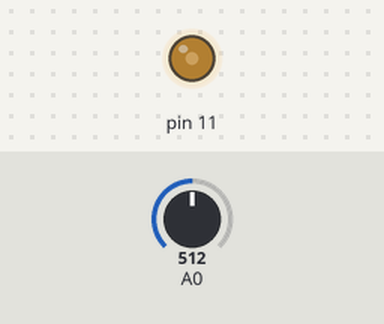
The sketch below on a simulated Arduino Uno, built with avr-gcc and run on an emulated ATmega328P. Parts: output pins drawn as LEDs (lit = HIGH). Inputs (shaded band) come from the test bench; at power-on: A0 = 512. What the sketch prints to the serial monitor is not drawn.

Above: at 0.2 s.
Timing chart, 0 to 40.0 s (numbered marks = the images above):
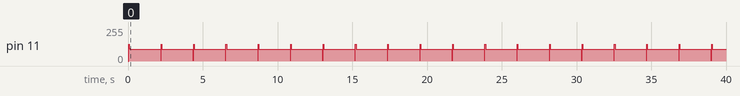

The sketch:

senoide_osciloscopio_075.ino
```cpp
/**
 * Senóide sai do pino D11 e a leitura é no pino A0. O filtro RC passa baixa deve ir do 11 até o GND com saída em A0. Resistor no 11, capacitor no GND.
 */

unsigned char seno[20] = {128,167,202,231,249,255,249,231,202,167,128,88,53,24,6,0,6,24,53,88};

int leituras[500]= {128,167,202,231,249,255,249,231,202,167,128,88,53,24,6,0,6,24,53,88};
int j = 0;
int pronto = 0;

void init_PWM(){
  // ConfiguraÃ§Ãµes do Timer/Counter 2 para modo Fast PWM
  DDRB = 0b00001000; // pino digital 11 do Arduino (OC2A) configurado como saÃda

  // Timer/Counter 2 Control Register A
  TCCR2A = 0b10100011;

  // Output Compare 2 Ragister A
  OCR2A = 0; // Controla o duty cycle da saÃda OC2A (pino 11). Faixa de valores: 0 a 255

  // Timer/Counter 2 Control Register B
  TCCR2B = 0b00000001; // Configura pre-scaler: sem prescaler
}

void setup() {
  //cli();
  ADCSRA  = 0b11101111;//10001111   0b11101000
  ADMUX = (1<<5)|(1<<6);
  ADCSRB = 0;
  Serial.begin(230400);
  init_PWM();
  sei();
  DIDR0 = 0xF;
}

void loop() {
  if(pronto == 0){
        for (int i = 0; i < 20; i++) {
      OCR2A = seno[i];
      delayMicroseconds(200);
    }
  }
  if(pronto == 1){
    for (int i = 0; i < 500; i++) {
      Serial.println(leituras[i]);
    }
    delay(2000);
    pronto = 0;
  }
}

ISR(ADC_vect)
{
 if(j==500){j=0;pronto = 1;}

  if(pronto == 0)leituras[j++] = ADCH;
}
```
